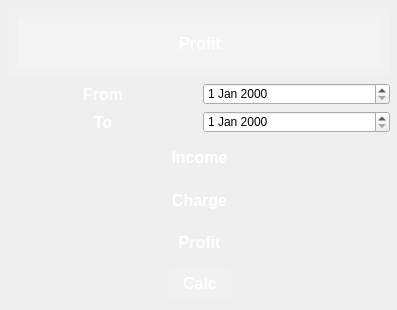
<?xml version="1.0" encoding="UTF-8"?>
<ui version="4.0">
 <class>ProfitDialog</class>
 <widget class="QDialog" name="ProfitDialog">
  <property name="geometry">
   <rect>
    <x>0</x>
    <y>0</y>
    <width>397</width>
    <height>310</height>
   </rect>
  </property>
  <property name="windowTitle">
   <string>Dialog</string>
  </property>
  <property name="styleSheet">
   <string notr="true">
#ProfitDialog {
position:absolute;
  top:0;
  right:0;
  bottom:0;
  left:0;


background: qradialgradient(cx:0.3, cy:0.86, radius:1, fx:0.3, fy:0.86, stop:0 rgba(255,255,255,0.03), stop:0.08 rgba(255,255,255,0.03), stop:0.08 transparent, stop:0.92 transparent), 
              qradialgradient(cx:0.55, cy:1, radius:1, fx:0.55, fy:1, stop:0 rgba(255,255,255,0.03), stop:0.08 rgba(255,255,255,0.03), stop:0.08 transparent, stop:0.92 transparent), 
              qradialgradient(cx:0.4, cy:0.75, radius:1, fx:0.4, fy:0.75, stop:0 rgba(255,255,255,0.03), stop:0.06 rgba(255,255,255,0.03), stop:0.06 transparent, stop:0.94 transparent), 
              qradialgradient(cx:0.07, cy:0.99, radius:1, fx:0.07, fy:0.99, stop:0 rgba(255,255,255,0.03), stop:0.06 rgba(255,255,255,0.03), stop:0.06 transparent, stop:0.94 transparent), 
              qradialgradient(cx:0.69, cy:0.76, radius:1, fx:0.69, fy:0.76, stop:0 rgba(255,255,255,0.03), stop:0.06 rgba(255,255,255,0.03), stop:0.06 transparent, stop:0.94 transparent), 
              qradialgradient(cx:0.02, cy:0.35, radius:1, fx:0.02, fy:0.35, stop:0 rgba(255,255,255,0.03), stop:0.06 rgba(255,255,255,0.03), stop:0.06 transparent, stop:0.94 transparent), 
              qradialgradient(cx:0.14, cy:0.48, radius:1, fx:0.14, fy:0.48, stop:0 rgba(255,255,255,0.03), stop:0.06 rgba(255,255,255,0.03), stop:0.06 transparent, stop:0.94 transparent), 
              qradialgradient(cx:0.28, cy:0.87, radius:1, fx:0.28, fy:0.87, stop:0 rgba(255,255,255,0.04), stop:0.04 rgba(255,255,255,0.04), stop:0.04 transparent, stop:0.96 transparent), 
              qradialgradient(cx:0.65, cy:0.14, radius:1, fx:0.65, fy:0.14, stop:0 rgba(255,255,255,0.04), stop:0.04 rgba(255,255,255,0.04), stop:0.04 transparent, stop:0.96 transparent), 
              qradialgradient(cx:0.51, cy:0.36, radius:1, fx:0.51, fy:0.36, stop:0 rgba(255,255,255,0.04), stop:0.04 rgba(255,255,255,0.04), stop:0.04 transparent, stop:0.96 transparent), 
              qradialgradient(cx:0.06, cy:0.93, radius:1, fx:0.06, fy:0.93, stop:0 rgba(255,255,255,0.04), stop:0.04 rgba(255,255,255,0.04), stop:0.04 transparent, stop:0.96 transparent), 
              qlineargradient(x1:0, y1:0, x2:1, y2:1, stop:0 rgb(23, 233, 173), stop:1 rgb(29, 24, 208));
}</string>
  </property>
  <widget class="QWidget" name="verticalLayoutWidget">
   <property name="geometry">
    <rect>
     <x>9</x>
     <y>9</y>
     <width>381</width>
     <height>291</height>
    </rect>
   </property>
   <layout class="QVBoxLayout" name="verticalLayout">
    <item>
     <widget class="QWidget" name="horizontalWidget_3" native="true">
      <property name="styleSheet">
       <string notr="true">margin-top: 0px;
  border-top-left-radius: 3px;
  border-top-right-radius: 3px;
    color:#fff;
    padding:15px;
    text-align:center;
background: rgba(255,255,255,0.15);
    border-top: 1px solid rgba(255,255,255,0.2);
    border-left: 1px solid rgba(255,255,255,0.2);
height: 30%;</string>
      </property>
      <layout class="QHBoxLayout" name="horizontalLayout_4">
       <item>
        <widget class="QLabel" name="label">
         <property name="font">
          <font>
           <pointsize>12</pointsize>
           <weight>75</weight>
           <bold>true</bold>
          </font>
         </property>
         <property name="styleSheet">
          <string notr="true">color: white;</string>
         </property>
         <property name="text">
          <string>Profit</string>
         </property>
         <property name="alignment">
          <set>Qt::AlignCenter</set>
         </property>
        </widget>
       </item>
      </layout>
     </widget>
    </item>
    <item>
     <layout class="QHBoxLayout" name="horizontalLayout_7">
      <item>
       <widget class="QLabel" name="fromDateLabe">
        <property name="font">
         <font>
          <pointsize>12</pointsize>
          <weight>75</weight>
          <bold>true</bold>
         </font>
        </property>
        <property name="styleSheet">
         <string notr="true">color: white;</string>
        </property>
        <property name="text">
         <string>From</string>
        </property>
        <property name="alignment">
         <set>Qt::AlignCenter</set>
        </property>
       </widget>
      </item>
      <item>
       <widget class="QDateEdit" name="fromDate"/>
      </item>
     </layout>
    </item>
    <item>
     <layout class="QHBoxLayout" name="horizontalLayout_5">
      <item>
       <widget class="QLabel" name="toDateLabel">
        <property name="font">
         <font>
          <pointsize>12</pointsize>
          <weight>75</weight>
          <bold>true</bold>
         </font>
        </property>
        <property name="styleSheet">
         <string notr="true">color: white;</string>
        </property>
        <property name="text">
         <string>To</string>
        </property>
        <property name="alignment">
         <set>Qt::AlignCenter</set>
        </property>
       </widget>
      </item>
      <item>
       <widget class="QDateEdit" name="toDate"/>
      </item>
     </layout>
    </item>
    <item>
     <layout class="QHBoxLayout" name="horizontalLayout_6">
      <item>
       <widget class="QLabel" name="incomeLabel">
        <property name="font">
         <font>
          <pointsize>12</pointsize>
          <weight>75</weight>
          <bold>true</bold>
         </font>
        </property>
        <property name="styleSheet">
         <string notr="true">color: white;</string>
        </property>
        <property name="text">
         <string>Income</string>
        </property>
        <property name="alignment">
         <set>Qt::AlignCenter</set>
        </property>
       </widget>
      </item>
     </layout>
    </item>
    <item>
     <layout class="QHBoxLayout" name="horizontalLayout_9">
      <item>
       <widget class="QLabel" name="chargeLabel">
        <property name="font">
         <font>
          <pointsize>12</pointsize>
          <weight>75</weight>
          <bold>true</bold>
         </font>
        </property>
        <property name="styleSheet">
         <string notr="true">color: white;</string>
        </property>
        <property name="text">
         <string>Charge</string>
        </property>
        <property name="alignment">
         <set>Qt::AlignCenter</set>
        </property>
       </widget>
      </item>
     </layout>
    </item>
    <item>
     <layout class="QHBoxLayout" name="horizontalLayout_10">
      <item>
       <widget class="QLabel" name="profitLabel">
        <property name="font">
         <font>
          <pointsize>12</pointsize>
          <weight>75</weight>
          <bold>true</bold>
         </font>
        </property>
        <property name="styleSheet">
         <string notr="true">color: white;</string>
        </property>
        <property name="text">
         <string>Profit</string>
        </property>
        <property name="alignment">
         <set>Qt::AlignCenter</set>
        </property>
       </widget>
      </item>
     </layout>
    </item>
    <item>
     <layout class="QHBoxLayout" name="horizontalLayout_3">
      <item>
       <spacer name="horizontalSpacer">
        <property name="orientation">
         <enum>Qt::Horizontal</enum>
        </property>
        <property name="sizeHint" stdset="0">
         <size>
          <width>40</width>
          <height>20</height>
         </size>
        </property>
       </spacer>
      </item>
      <item>
       <widget class="QPushButton" name="calcButton">
        <property name="font">
         <font>
          <pointsize>12</pointsize>
          <weight>75</weight>
          <bold>true</bold>
         </font>
        </property>
        <property name="styleSheet">
         <string notr="true">background-color: rgba(255, 255, 255, 0.1);
border: none;
border-radius: 5px;
padding: 7px 14px;
color: white;</string>
        </property>
        <property name="text">
         <string>Calc</string>
        </property>
       </widget>
      </item>
      <item>
       <spacer name="horizontalSpacer_2">
        <property name="orientation">
         <enum>Qt::Horizontal</enum>
        </property>
        <property name="sizeHint" stdset="0">
         <size>
          <width>40</width>
          <height>20</height>
         </size>
        </property>
       </spacer>
      </item>
     </layout>
    </item>
   </layout>
  </widget>
 </widget>
 <resources/>
 <connections/>
</ui>
